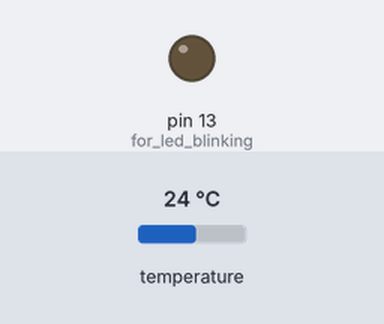
Recording of a sketch running on a simulated Arduino Uno, built with avr-gcc and run on an emulated ATmega328P. Parts: output pins drawn as LEDs (lit = HIGH). The test bench sets the inputs (shaded band); at power-on: temperature 24 °C. What the sketch prints to the serial monitor is not drawn.

Above: at 0.3 s.
Timing chart, 0 to 3.0 s (numbered marks = the images above):
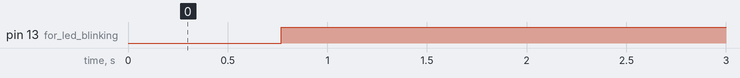

Measured:
- by itself, pin 13 (for_led_blinking): LOW → HIGH at 0.77 s

The sketch:

NodeMCU_SD_RTC_temp_sensor_logger_ds18b20.ino
```cpp
#include <Wire.h> //for sda, scl define
#include <OneWire.h> //for ds18b20
#include <DallasTemperature.h> //for ds18b20

//DS18B20 setup
#define ONE_WIRE_BUS 5 // Data wire is plugged into port D1  on the nodemcu esp8266
OneWire oneWire(ONE_WIRE_BUS); // Pass our oneWire reference to Dallas Temperature. // Setup a oneWire instance to communicate with any OneWire devices (not just Maxim/Dallas temperature ICs)
DallasTemperature sensors(&oneWire); // Pass our oneWire reference to Dallas Temperature.
float tempC; //temp value in celsius
//DS18B20 setup


void setup() {
  Serial.begin(9600);
  pinMode(LED_BUILTIN, OUTPUT); //for led blinking
}

void loop() {
  read_temperature();
  Serial.println(tempC);
  blik_LED_BUILTIN(3);
  delay(1000);
}

void read_temperature(){
  sensors.requestTemperatures(); // Send the command to get temperatures
  tempC = sensors.getTempCByIndex(0);//get the temperature from the first sensor only ByIndex
  // if(tempC != DEVICE_DISCONNECTED_C){ // Check if reading was successful
  //   Serial.print("Temperature: ");
  //   Serial.println(tempC);
  // }
  // else
  // { Serial.println("Error: Could not read temperature data"); }
}


void blik_LED_BUILTIN(int msec){
  digitalWrite(LED_BUILTIN, LOW);  // turn the LED on (HIGH is the voltage level)
  delay(msec);                      // wait for a second
  digitalWrite(LED_BUILTIN, HIGH);   // turn the LED off by making the voltage LOW
}
```
